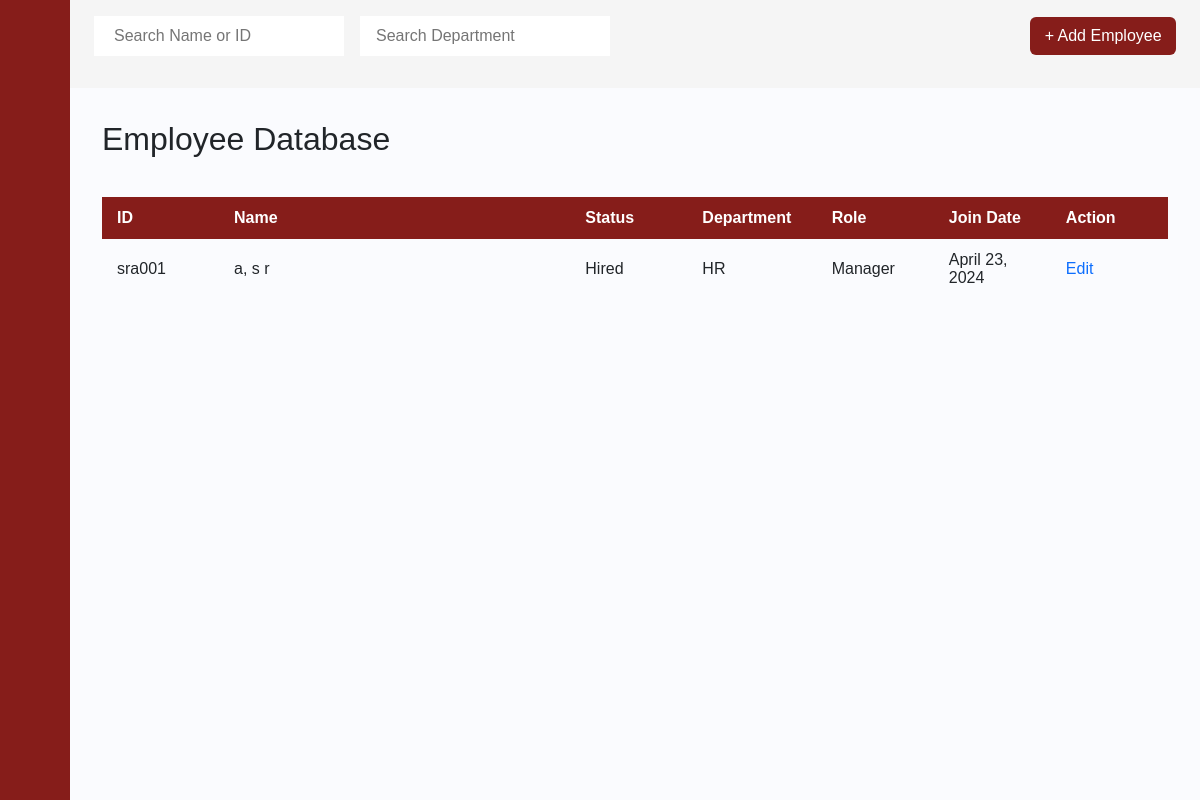
The page /employee_database/1/ on the database as committed earlier.
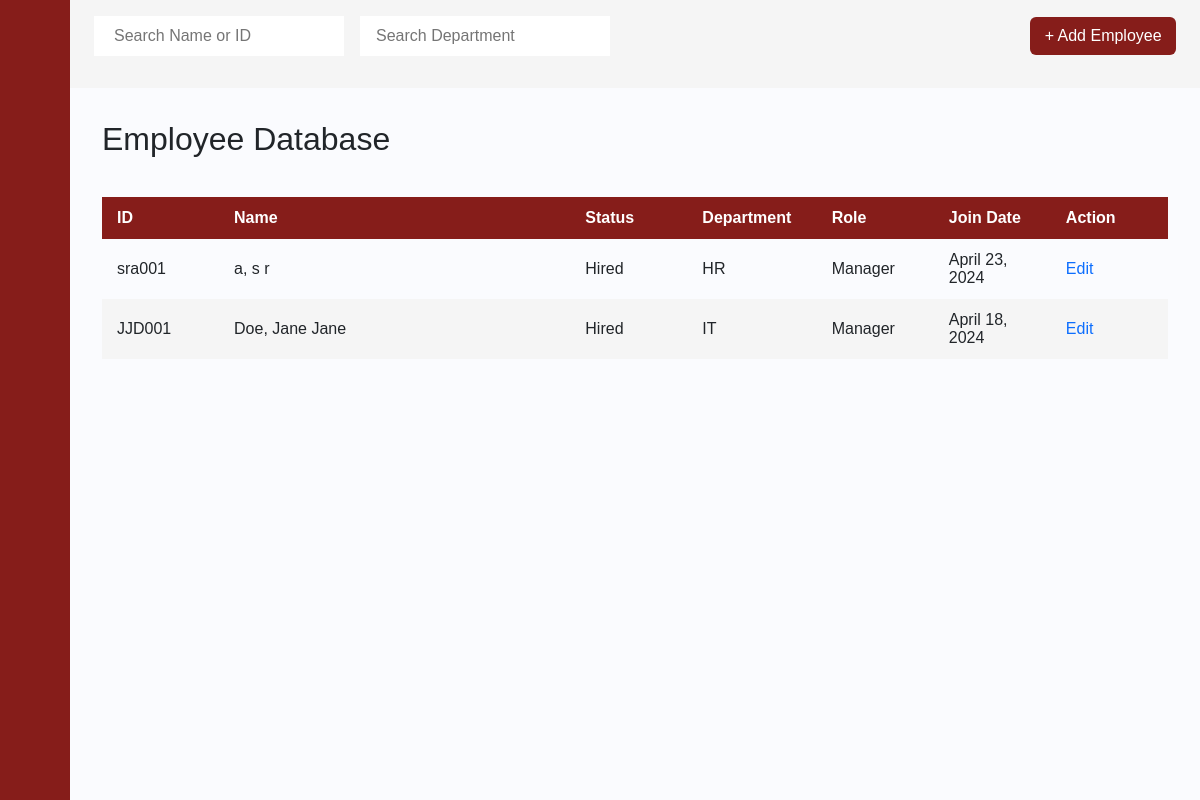
The same page on the database as committed later.
### payrollapp/models.py (models this page shows, shortened)
class Employee(models.Model):
    Last_name = models.CharField(max_length=255)
    First_name = models.CharField(max_length=255)
    Middle_name = models.CharField(max_length=255)
    id_number = models.CharField(max_length=6, primary_key=True)
    Status  = models.CharField(max_length=255)
    Department  = models.CharField(max_length=255)
    Role   = models.CharField(max_length=255)
    Join_Date = models.DateField(blank=True, null=True)
    Phone_Number = models.IntegerField()
    Email = models.CharField(max_length=255)
    BankNumber = models.IntegerField()
    Salary   = models.FloatField()

### payrollapp/views.py (the view)
# urls.py: path('employee_database/<int:UID>/', views.employee_database, name='employee_database'),
def employee_database(request, UID):
    a = Employee.objects.all()
    user = get_object_or_404(USER_ACCOUNT, pk=UID)
    return render(request, 'payrollapp/employee_database.html', {'user':user, 'a':a})

### payrollapp/templates/payrollapp/employee_database.html (shortened to what this page needs)
{% extends 'payrollapp/base.html' %}
{% load static %}
{% block content %}
<div class="main">
    <div class="dashboard-navbar">
        <form action="#">
          <div class="nav-search">
            <input type="text" class="search-query mr-3" placeholder="Search Name or ID" onkeyup="searchName()" id="eName">
            <input type="text" class="search-query px-3" id="eDepa" placeholder="Search Department" onkeyup="searchDepartment()">
          </div>
        </form>
        <div class="navbar-content">
            <ul class="main-nav">
                <div class="nav-search">
                    <a href="{% url 'add_employee' UID=user.pk %}" class="btn">+ Add Employee</a>
                </div>
            </ul>
        </div>
    </div>
    <div class="content">
        <h2>Employee Database</h2>
        <div style="overflow-x:auto;">
            <table id="posts">
                <thead>
                    <tr>
                        <th style="width:10%">ID</th>
                        <th style="width:30%">Name</th>
                        <th style="width:10%">Status</th>
                        <th style="width:10%">Department</th>
                        <th style="width:10%">Role</th>
                        <th style="width:10%">Join Date</th>
                        <th style="width:10%">Action</th>
                    </tr>
                </thead>
                <tbody>
                {% for b in a %}
                    <tr>
                        <td> {{ b.id_number }} </td>
                        <td> {{ b.Last_name }}, {{ b.First_name }} {{ b.Middle_name }}</td>
                        <td> {{ b.Status }} </td>
                        <td> {{ b.Department }} </td>
                        <td> {{ b.Role }} </td>
                        <td> {{ b.Join_Date }} </td>
                        <td> <a href="{% url 'employee_info' UID=user.pk EID=b.pk %}">Edit</a> </td>
                    </tr>
                {% endfor %}
                </tbody>
            </table>
        </div>
    </div>
</div>
{% endblock %}

Rows that differ between the two databases and show on the page:
added Employee: id_number "JJD001", Last_name "Doe", First_name "Jane", Middle_name "Jane", Status "Hired", Department "IT", Role "Manager", Join_Date "April 18, 2024"
